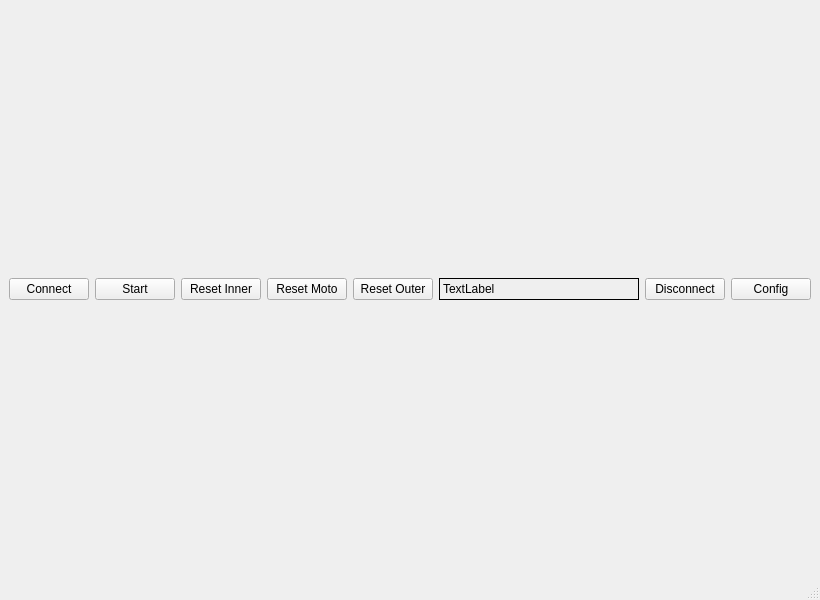
<?xml version="1.0" encoding="UTF-8"?>
<ui version="4.0">
 <class>MainWindow</class>
 <widget class="QMainWindow" name="MainWindow">
  <property name="geometry">
   <rect>
    <x>0</x>
    <y>0</y>
    <width>800</width>
    <height>600</height>
   </rect>
  </property>
  <property name="windowTitle">
   <string>MainWindow</string>
  </property>
  <widget class="QWidget" name="centralwidget">
   <layout class="QVBoxLayout" name="verticalLayout">
    <item>
     <layout class="QHBoxLayout" name="horizontalLayout">
      <item>
       <widget class="QPushButton" name="connectButton">
        <property name="text">
         <string>Connect</string>
        </property>
       </widget>
      </item>
      <item>
       <widget class="QPushButton" name="startButton">
        <property name="text">
         <string>Start</string>
        </property>
       </widget>
      </item>
      <item>
       <widget class="QPushButton" name="clearInnerButton">
        <property name="text">
         <string>Reset Inner</string>
        </property>
       </widget>
      </item>
      <item>
       <widget class="QPushButton" name="clearmotoButton">
        <property name="text">
         <string>Reset Moto</string>
        </property>
       </widget>
      </item>
      <item>
       <widget class="QPushButton" name="clearouterButton">
        <property name="text">
         <string>Reset Outer</string>
        </property>
       </widget>
      </item>
      <item>
       <widget class="QLabel" name="resetlabel">
        <property name="sizePolicy">
         <sizepolicy hsizetype="Preferred" vsizetype="Preferred">
          <horstretch>0</horstretch>
          <verstretch>0</verstretch>
         </sizepolicy>
        </property>
        <property name="minimumSize">
         <size>
          <width>200</width>
          <height>0</height>
         </size>
        </property>
        <property name="styleSheet">
         <string notr="true">border: 1px solid black</string>
        </property>
        <property name="text">
         <string>TextLabel</string>
        </property>
       </widget>
      </item>
      <item>
       <widget class="QPushButton" name="disconnectButton">
        <property name="text">
         <string>Disconnect</string>
        </property>
       </widget>
      </item>
      <item>
       <widget class="QPushButton" name="configButton">
        <property name="text">
         <string>Config</string>
        </property>
       </widget>
      </item>
     </layout>
    </item>
    <item>
     <layout class="QHBoxLayout" name="chartView"/>
    </item>
   </layout>
  </widget>
  <widget class="QStatusBar" name="statusBar"/>
 </widget>
 <resources/>
 <connections/>
</ui>
